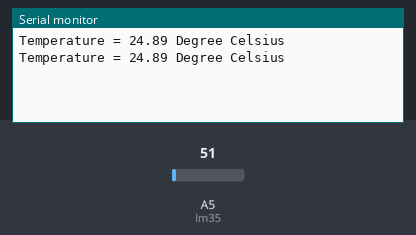
A sketch run on a simulated Arduino Uno, built with avr-gcc and run on an emulated ATmega328P. Parts: the last lines printed to the serial monitor. Inputs (shaded band) come from the test bench; at power-on: A5 (lm35) = 51.

Above: at 1.8 s.
1.9 s: A5 (lm35) set to 61
At 2.8 s:
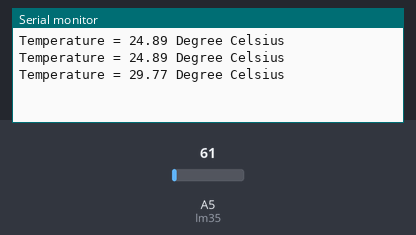
3.4 s: A5 (lm35) set to 71
At 4.6 s:
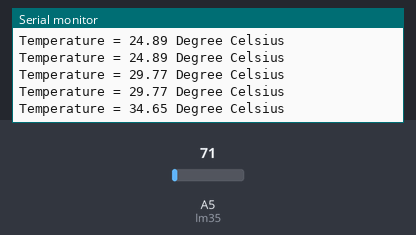
Timing chart, 0 to 6.4 s (numbered marks = the images above; inputs shaded):
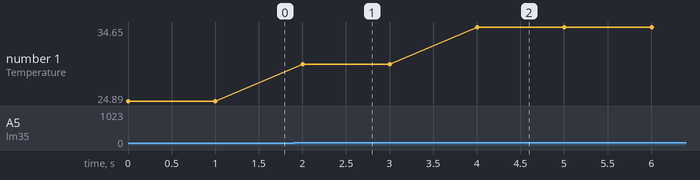

Measured:
- after the input at 1.9 s, the serial monitor: prints a new line after 0.10 s (image 1)
- after the input at 3.4 s, the serial monitor: prints a new line after 0.60 s (image 2)
- plotted number 1: 24.89 → 29.77 after the input at 1.9 s, 29.77 → 34.65 after the input at 3.4 s

The sketch:

LM35_DZ.ino
```cpp
const int lm35 = A5;  /* LM35 O/P pin */

void setup() {
  Serial.begin(9600);
}

void loop() {
  int tempval;
  float val;
  tempval = analogRead(lm35);  /* Read Temperature */
  val = (tempval * 4.88); /* Convert adc value to equivalent voltage */
  val = (val/10); /* LM35 gives output of 10mv/°C */
  Serial.print("Temperature = ");
  Serial.print(val);
  Serial.print(" Degree Celsius\n");
  delay(1000);
}
```
